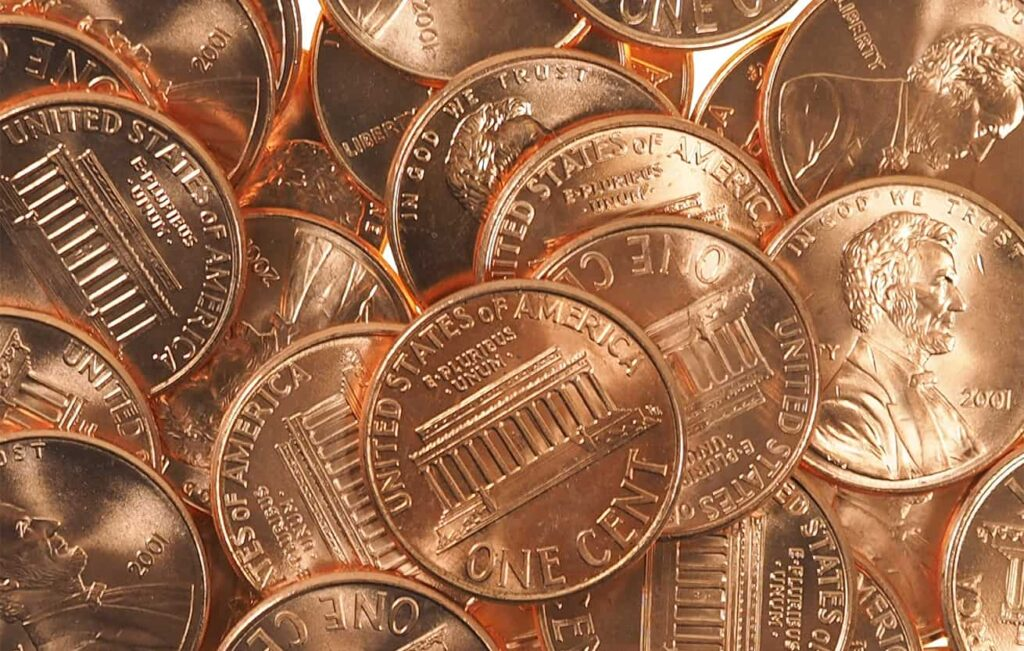
#> input picture ex07/input/01.jpg, 1024 x 651 px
$ python countPennies.py --image input/01.jpg
#> lines starting #> are read from the running program, lines starting #| are printed output that depends on the picture; after the words box and inside, x2 and y2 are one past the last pixel; in counts of white or black regions, pixels touching at a corner belong together
import argparse
import cv2
import numpy as np

def non_max_suppression(circles, overlap_threshold=0.5):
    """
    Apply Non-Maximum Suppression (NMS) to filter out overlapping circles.

    Parameters:
        circles (np.array): Array of detected circles in the format (x, y, radius).
        overlap_threshold (float): Threshold for overlapping area ratio to suppress a circle.

    Returns:
        np.array: Filtered circles after NMS.
    """
    if circles is None or len(circles) == 0:
        return np.array([])

    # Convert circles to a list of (x, y, radius) tuples
    circles = np.uint16(np.around(circles))
    circles = circles[0, :]  # Remove the extra dimension
    circles = sorted(circles, key=lambda x: x[2], reverse=True)  # Sort by radius (largest first)

    suppressed = []

    while len(circles) > 0:
        # Take the largest circle
        current = circles[0]
        suppressed.append(current)
        circles = circles[1:]

        # Calculate overlap with remaining circles
        to_remove = []
        for i, circle in enumerate(circles):
            # Calculate distance between centers
            dx = current[0] - circle[0]
            dy = current[1] - circle[1]
            distance = np.sqrt(dx**2 + dy**2)

            # Calculate overlap ratio (intersection over union)
            if distance < (current[2] + circle[2]):
                # Circles overlap
                overlap_ratio = (current[2] ** 2) / (circle[2] ** 2)
                if overlap_ratio > overlap_threshold:
                    to_remove.append(i)

        # Remove suppressed circles
        circles = [circle for i, circle in enumerate(circles) if i not in to_remove]

    return np.array([suppressed])


def detect_circles(image_path, visualize=False):
    """
    Detects circular objects in an image using Hough Circle Transform and applies NMS.

    Parameters:
        image_path (str): Path to the input image.
        visualize (bool): Whether to visualize the detected circles on the output image.

    Returns:
        int: Number of circular objects detected.
    """
#> called with image_path = 'input/01.jpg', visualize = False
    # Load the image
    image = cv2.imread(image_path)
#> image is the input picture: shape (651, 1024, 3); mean B, G, R 77, 109.1, 156.8
    if image is None:
        print("Error: Image not found.")
        return 0

    # Convert to grayscale
    gray = cv2.cvtColor(image, cv2.COLOR_BGR2GRAY)
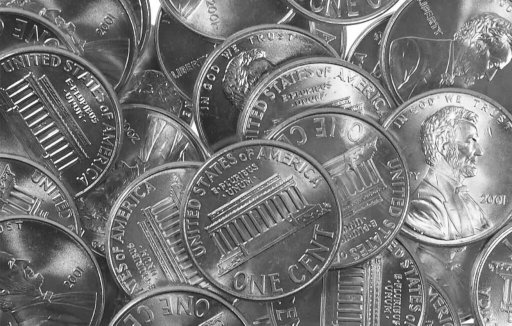
#> gray: shape (651, 1024) (shown at 1/2 size); min 13, max 255, mean 119.7

    # Apply Gaussian blur to reduce noise
    blurred = cv2.GaussianBlur(gray, (9, 9), 2)
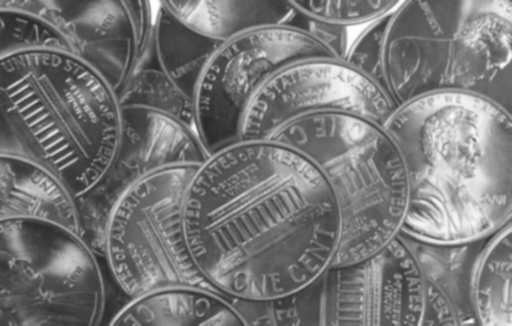
#> blurred: shape (651, 1024) (shown at 1/2 size); min 43, max 255, mean 119.7

    # Apply Canny edge detection
    edges = cv2.Canny(blurred, 50, 150)
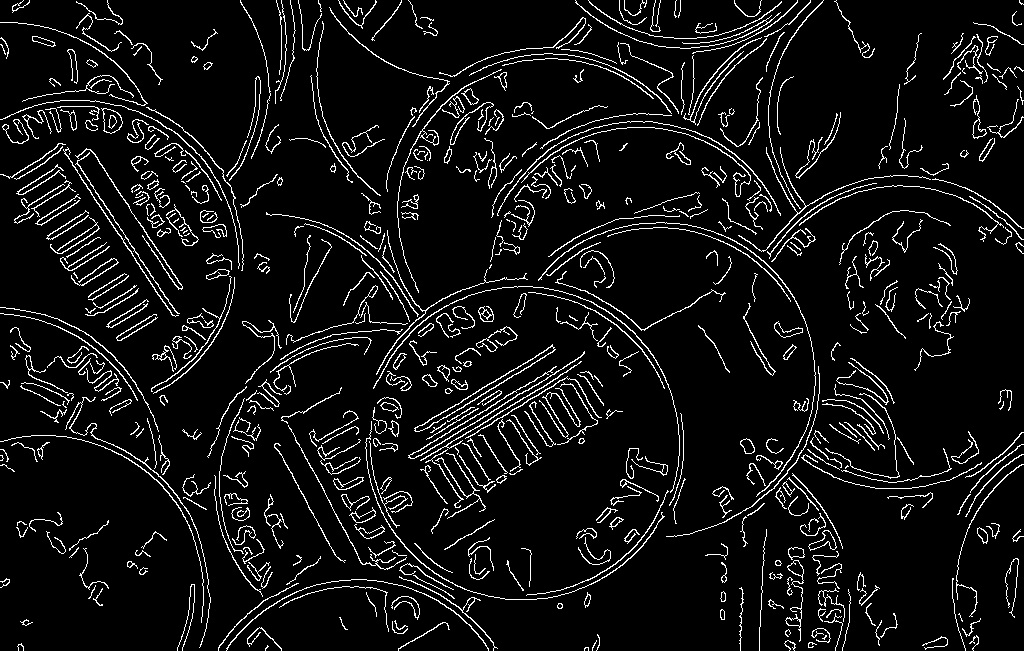
#> edges: shape (651, 1024); 7.2% white in thin lines or dots

    # Create a binary version of the image
    _, binary = cv2.threshold(edges, 50, 255, cv2.THRESH_BINARY)

    # Detect circles using Hough Circle Transform on the binarized image
    circles = cv2.HoughCircles(
        binary,
        cv2.HOUGH_GRADIENT,
        dp=1.2,  # Inverse ratio of the accumulator resolution
        minDist=30,  # Minimum distance between detected centers
        param1=50,  # Upper threshold for edge detection
        param2=30,  # Threshold for center detection
        minRadius=10,  # Minimum radius of circles to detect
        maxRadius=100   # Maximum radius of circles to detect
    )
#> circles = 404 rows, first 8: [369, 417, 96.64], [305.4, 240.6, 99.28], [307.8, 492.6, 92.68], [797.4, 108.6, 99.28], [660.6, 129, 99.28], [543, 495, 99.28], [155.4, 114.6, 99.28], [912.6, 388.2, 99.28]

    if circles is not None:
        # Apply Non-Maximum Suppression (NMS)
        filtered_circles = non_max_suppression(circles, overlap_threshold=0.5)
#> in non_max_suppression, `circles = np.uint16(np.around(circles))`: circles = 404 rows, first 8: [369, 417, 97], [305, 241, 99], [308, 493, 93], [797, 109, 99], [661, 129, 99], [543, 495, 99], [155, 115, 99], [913, 388, 99]
#> in non_max_suppression, `circles = sorted(circles, key=lambda x: x[2], reverse=True)`: circles = 404 items, first 6: [305, 241, 99], [797, 109, 99], [661, 129, 99], [543, 495, 99], [155, 115, 99], [913, 388, 99]
#> the loop in non_max_suppression, `while len(circles) > 0:` made 120 passes
#> current on passes 1 to 8: [305, 241, 99], [797, 109, 99], [661, 129, 99], [543, 495, 99], [913, 388, 99], [473, 232, 99], [130, 278, 99], [251, 433, 99]
#> after the loop in non_max_suppression, `while len(circles) > 0:`: circles = []; suppressed = 120 items, first 6: [305, 241, 99], [797, 109, 99], [661, 129, 99], [543, 495, 99], [913, 388, 99], [473, 232, 99]
#> filtered_circles = 120 rows, first 8: [305, 241, 99], [797, 109, 99], [661, 129, 99], [543, 495, 99], [913, 388, 99], [473, 232, 99], [130, 278, 99], [251, 433, 99]

        if len(filtered_circles) > 0:
            num_circles = len(filtered_circles[0, :])
#> num_circles = 120

            if visualize:
                # Draw the detected circles on the original image
                for circle in filtered_circles[0, :]:
                    x, y, radius = circle
                    # Draw the outer circle
                    cv2.circle(image, (x, y), radius, (0, 255, 0), 2)
                    # Draw the center of the circle
                    cv2.circle(image, (x, y), 2, (0, 0, 255), 3)

                # Show the output image with detected circles
                cv2.imshow("Detected Circles", image)
                cv2.waitKey(0)
                cv2.destroyAllWindows()

            return num_circles
        else:
            print("No circular objects detected after NMS.")
            return 0
    else:
        print("No circular objects detected.")
        return 0


if __name__ == "__main__":
    # Set up argument parser
    parser = argparse.ArgumentParser(description="Detect circular objects in an image with NMS.")
    parser.add_argument("-i", "--image", required=True, help="Path to the input image.")
    parser.add_argument("-v", "--visualize", action="store_true", help="Visualize the detected circles on the output image.")

    # Parse arguments
    args = parser.parse_args()

    # Detect circles in the image
    num_circles = detect_circles(args.image, visualize=args.visualize)
#> num_circles = 120

    # Print the number of detected circles
    print(f"Number of circular objects detected: {num_circles}")
#| Number of circular objects detected: 120

$ run again, on ex07/input/04.jpg
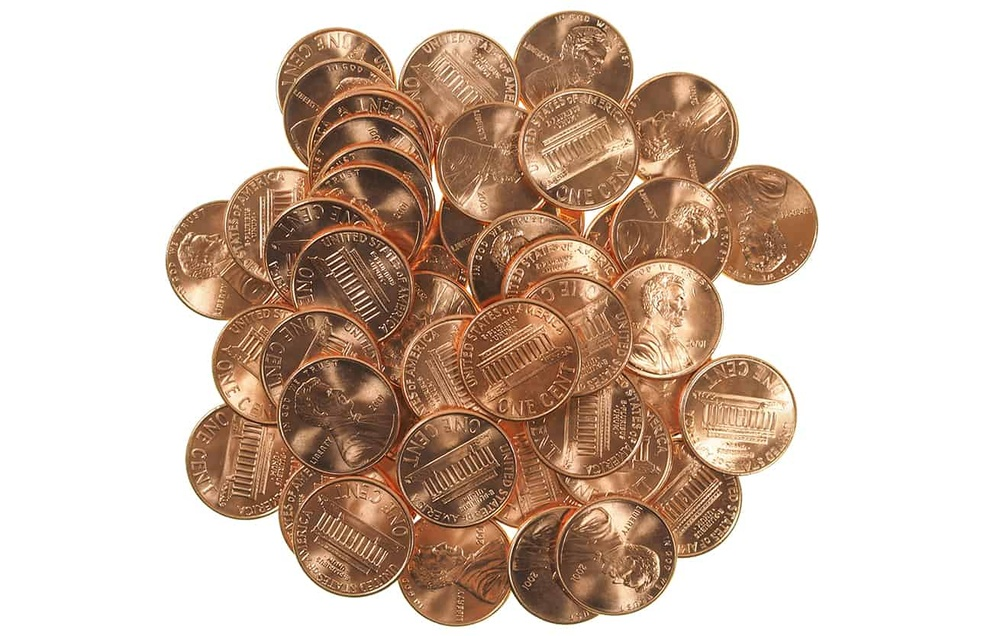
#> input picture ex07/input/04.jpg, 1000 x 636 px, shrunk from 1310 x 833 before the run
#> in detect_circles, image is the input picture: shape (636, 1000, 3); mean B, G, R 174.2, 188.8, 209.5
#> in detect_circles, `blurred = cv2.GaussianBlur(gray, (9, 9), 2)`:
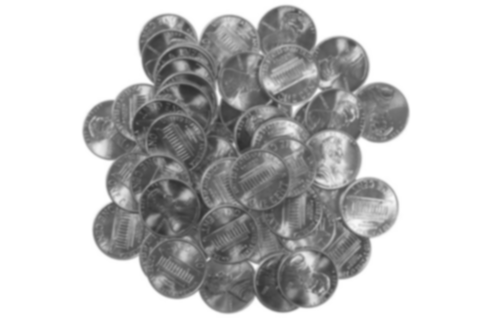
#> blurred: shape (636, 1000) (shown at 1/2 size); min 46, max 255, mean 193.3
#> in detect_circles, `edges = cv2.Canny(blurred, 50, 150)`:
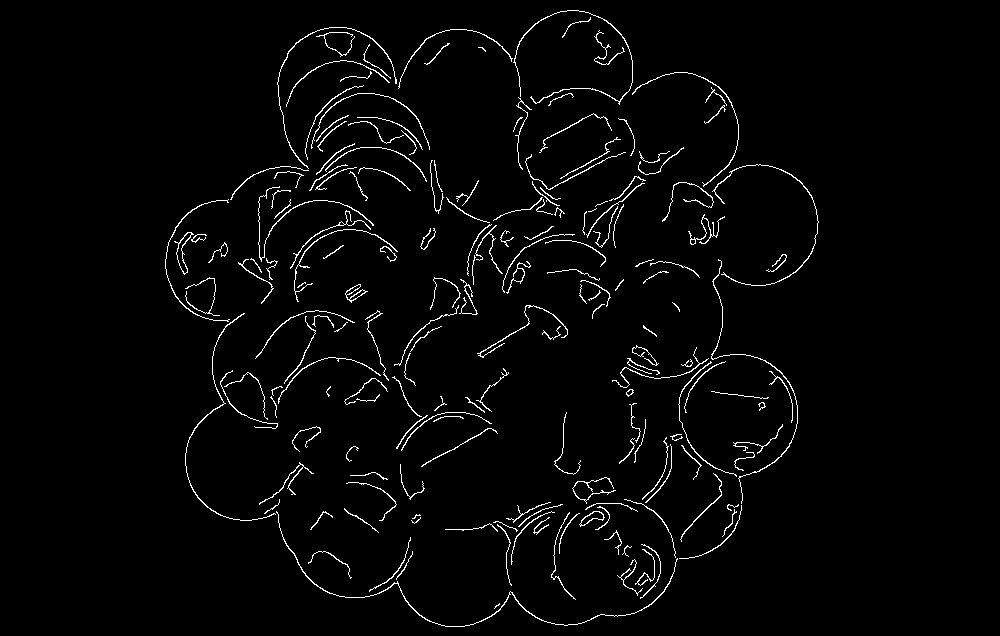
#> edges: shape (636, 1000); 2.5% white in thin lines or dots, all inside (x1, y1, x2, y2) = (165, 10, 819, 627)
#> in detect_circles, `circles = cv2.HoughCircles( binary, cv2.HOUGH_GRADIENT, dp=1.2,`: circles = 118 rows, first 8: [336.6, 85.8, 59.68], [759, 225, 59.56], [738.6, 414.6, 57.88], [342.6, 119.4, 59.56], [570.6, 71.4, 60.76], [616.2, 556.2, 59.56], [663, 319.8, 58], [366.6, 155.4, 63.52]
#> in non_max_suppression, `circles = np.uint16(np.around(circles))`: circles = 118 rows, first 8: [337, 86, 60], [759, 225, 60], [739, 415, 58], [343, 119, 60], [571, 71, 61], [616, 556, 60], [663, 320, 58], [367, 155, 64]
#> in non_max_suppression, `circles = sorted(circles, key=lambda x: x[2], reverse=True)`: circles = 118 items, first 6: [383, 217, 99], [541, 139, 99], [547, 335, 99], [583, 424, 98], [625, 307, 98], [358, 266, 97]
#> the loop in non_max_suppression, `while len(circles) > 0:` made 43 passes
#> after the loop in non_max_suppression, `while len(circles) > 0:`: circles = []; suppressed = 43 items, first 6: [383, 217, 99], [541, 139, 99], [547, 335, 99], [583, 424, 98], [625, 307, 98], [358, 266, 97]
#> filtered_circles = 43 rows, first 8: [383, 217, 99], [541, 139, 99], [547, 335, 99], [583, 424, 98], [625, 307, 98], [358, 266, 97], [655, 283, 94], [297, 339, 91]
#> in detect_circles, `num_circles = len(filtered_circles[0, :])`: num_circles = 43
#| Number of circular objects detected: 43
